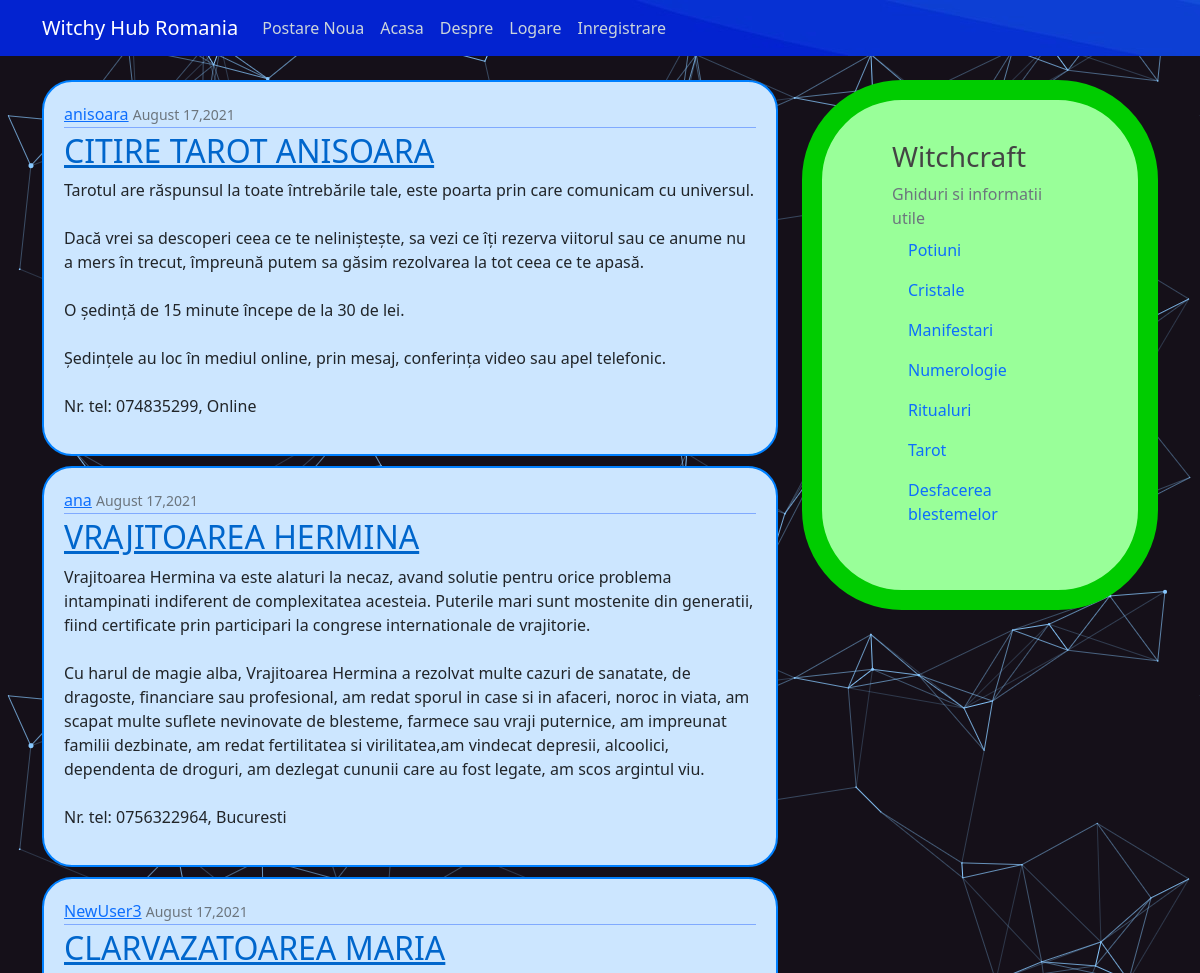
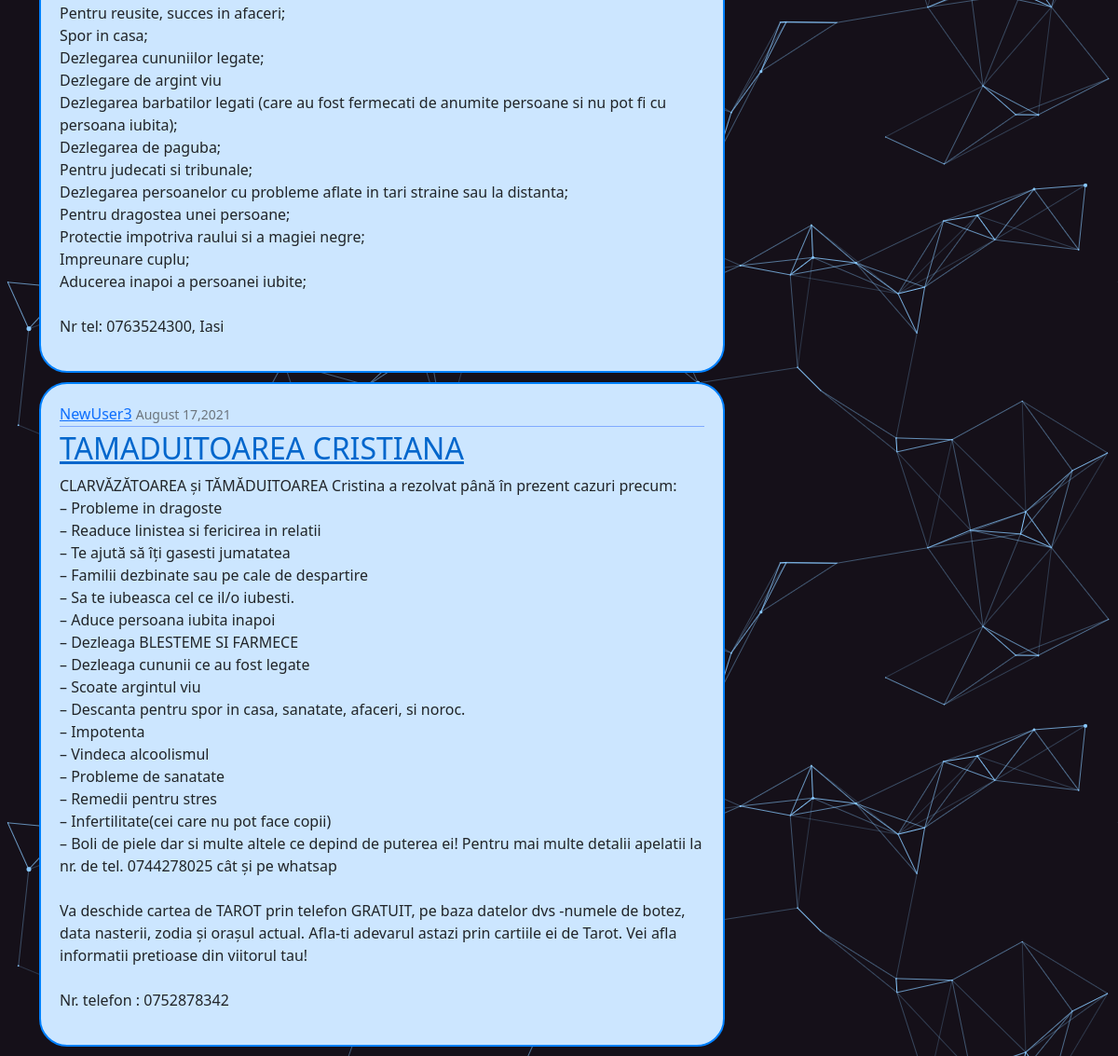
The page / on the database its author committed (2 pictures, top to bottom).
### tweet_app/models.py (models this page shows, shortened)
class Post(models.Model):
	title= models.CharField(max_length=100)
	content=models.TextField()
	date_posted = models.DateTimeField(default=timezone.now)
	author = models.ForeignKey(User, on_delete=models.CASCADE)	#foreign key pt ca sa fie doar un singur autor utilizator ce poate avea mai multe postari

### tweet_app/views.py (the view)
# urls.py: path('', PostListView.as_view(), name='tweet_app-home'),  #PostListView.as_view() se va uita in <app>/<model>_<viewtype>.html  adica dupa tweet_app/post_list.html
class PostListView(ListView):
	model = Post
	template_name= 'tweet_app/home.html'  #<app>/<model>_<viewtype>.html
	context_object_name = 'posts'   #variabila pe care o sa lucram
	ordering = ['-date_posted']   #ordonam postarile. prima data va aparea cea mai nou postare, dupa cele vechi

### tweet_app/templates/tweet_app/home.html
{% extends "tweet_app/base.html" %}
{% block content %}
    {% for post in posts %}
        <article class="media content-section">
            <div class="media-body">
		        <div class="article-metadata">
		            <a class="mr-2" href="#">{{ post.author }}</a>
		         	<small class="text-muted">{{ post.date_posted|date:"F d,Y" }}</small>
		        </div>
		        <h2><a class="article-title" href="{% url 'post-detail' post.id %}">{{ post.title }}</a></h2>
		        <p class="article-content">{{ post.content }}</p>
            </div>
        </article>
    {% endfor %}
{% endblock content %}

### tweet_app/templates/tweet_app/base.html (shortened to what this page needs)
{% load static %}
<!DOCTYPE html>
<html>
<head>
    <link href="https://cdn.jsdelivr.net/npm/bootstrap@5.0.2/dist/css/bootstrap.min.css" rel="stylesheet">
    <link rel="stylesheet" type="text/css" href="{% static 'tweet_app/main.css' %}">
</head>
<body>
    <header class="site-header">
        <nav class="navbar navbar-expand-md navbar-dark bg-steel fixed-top">
            <div class="container">
                <a class="navbar-brand mr-4" href="{% url 'tweet_app-home' %}">Witchy Hub Romania</a>
                <div class="collapse navbar-collapse" id="navbarToggle">
                    <div class="navbar-nav mr-auto">
                        <a class="nav-item nav-link" href="{% url 'post-create' %}">Postare Noua</a>
                        <a class="nav-item nav-link" href="{% url 'tweet_app-home' %}">Acasa</a>
                        <a class="nav-item nav-link" href="{% url 'tweet_app-about' %}">Despre</a>
                    </div>
                    <div class="navbar-nav">
                        {% if user.is_authenticated %}
                            <a class="nav-item nav-link" href="{% url 'profile' %}">Profile</a>
                            <a class="nav-item nav-link" href="{% url 'logout' %}">Logout</a>
                        {% else %}
                            <a class="nav-item nav-link" href="{% url 'login' %}">Logare</a>
                            <a class="nav-item nav-link" href="{% url 'register' %}">Inregistrare</a>
                        {% endif %}
                    </div>
                </div>
            </div>
        </nav>
    </header>
    <main role="main" class="container">
        <div class="row">
            <div class="col-md-8">
                {% block content %}{% endblock %}
            </div>
            <div class="col-md-4">
                <div class="content-section-sidebar">
                    <h3>Witchcraft</h3>
                    <p class='text-muted'>Ghiduri si informatii utile
                        <a class="nav-item nav-link" href="{% url 'tweet_app-potiuni' %}">Potiuni</a>
                        <a class="nav-item nav-link" href="{% url 'tweet_app-cristale' %}">Cristale</a>
                        <a class="nav-item nav-link" href="{% url 'tweet_app-manifestari' %}">Manifestari</a>
                        <a class="nav-item nav-link" href="{% url 'tweet_app-numerologie' %}">Numerologie</a>
                        <a class="nav-item nav-link" href="{% url 'tweet_app-ritualuri' %}">Ritualuri</a>
                        <a class="nav-item nav-link" href="{% url 'tweet_app-incantatii' %}">Tarot</a>
                        <a class="nav-item nav-link" href="{% url 'tweet_app-blesteme' %}">Desfacerea blestemelor</a>
                    </p>
                </div>
            </div>
        </div>
    </main>
</body>
</html>

### tweet_app/static/tweet_app/main.css (style rules this page uses)
body { background-image: url("cool-background.png"); background-color: #cccccc; margin-top: 5rem; }
h1, h2, h4, h5, h6 { color:#009933; }
h3 { color:#444444; }
.bg-steel { background-image: url("gradient.jpg"); background-color: #cccccc; }
.site-header .navbar-nav .nav-link { color: #cbd5db; }
.content-section-sidebar { background:#99ff99 ; padding: 40px 70px; border: 20px solid #00cc00; border-radius: 100px; margin-bottom: 10px; }
.content-section { background:#cce6ff ; padding: 20px 20px; border: 2px solid #0080ff; border-radius: 30px; margin-bottom: 10px; }
.article-title { color: #0066cc; }
.article-content { white-space: pre-line; }
.article-metadata { padding-bottom: 1px; margin-bottom: 4px; border-bottom: 1px solid #80aaff }

### rows shown on the page
Post: author "anisoara", date_posted "August 17,2021", title "CITIRE TAROT ANISOARA", content "Tarotul are răspunsul la toate întrebările tale, este poarta prin care comunicam cu universul. Dacă vrei sa descoperi ceea ce te neliniștește, sa vezi ce îți rezerva viitorul sau ce anume nu a mers în trecut, împreună putem sa găsim rezolvarea la tot ceea ce te apasă. O ședință de 15 minute începe de la 30 de lei. Ședințele au loc în mediul online, prin mesaj, conferința video sau apel telefonic. Nr. tel: 074835299, Online"
Post: author "ana", date_posted "August 17,2021", title "VRAJITOAREA HERMINA", content "Vrajitoarea Hermina va este alaturi la necaz, avand solutie pentru orice problema intampinati indiferent de complexitatea acesteia. Puterile mari sunt mostenite din generatii, fiind certificate prin participari la congrese internationale de vrajitorie. Cu harul de magie alba, Vrajitoarea Hermina a rezolvat multe cazuri de sanatate, de dragoste, financiare sau profesional, am redat sporul in case si in afaceri, noroc in viata, am scapat multe suflete nevinovate de blesteme, farmece sau vraji puternice, am impreunat familii dezbinate, am redat fertilitatea si virilitatea,am vindecat depresii, alcoolici, dependenta de droguri, am dezlegat cununii care au fost legate, am scos argintul viu. Nr.…"
Post: author "NewUser3", date_posted "August 17,2021", title "CLARVAZATOAREA MARIA", content "Pentru reusite, succes in afaceri; Spor in casa; Dezlegarea cununiilor legate; Dezlegare de argint viu Dezlegarea barbatilor legati (care au fost fermecati de anumite persoane si nu pot fi cu persoana iubita); Dezlegarea de paguba; Pentru judecati si tribunale; Dezlegarea persoanelor cu probleme aflate in tari straine sau la distanta; Pentru dragostea unei persoane; Protectie impotriva raului si a magiei negre; Impreunare cuplu; Aducerea inapoi a persoanei iubite; Nr tel: 0763524300, Iasi"
Post: author "NewUser3", date_posted "August 17,2021", title "TAMADUITOAREA CRISTIANA", content "CLARVĂZĂTOAREA și TĂMĂDUITOAREA Cristina a rezolvat până în prezent cazuri precum: – Probleme in dragoste – Readuce linistea si fericirea in relatii – Te ajută să îți gasesti jumatatea – Familii dezbinate sau pe cale de despartire – Sa te iubeasca cel ce il/o iubesti. – Aduce persoana iubita inapoi – Dezleaga BLESTEME SI FARMECE – Dezleaga cununii ce au fost legate – Scoate argintul viu – Descanta pentru spor in casa, sanatate, afaceri, si noroc. – Impotenta – Vindeca alcoolismul – Probleme de sanatate – Remedii pentru stres – Infertilitate(cei care nu pot face copii) – Boli de piele dar si multe altele ce depind de puterea ei! Pentru mai multe detalii apelatii la nr. de tel. 0744278025 cât…"
